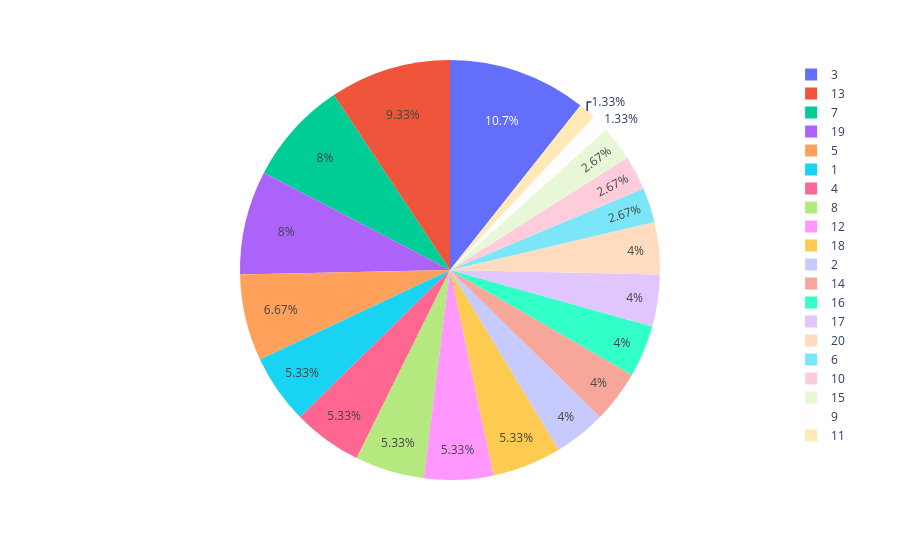

Notebook code cell kept with this figure:
### Code cell
# Compute total revenue cumulated by day
df_store = df.groupby('Store')['Week'].count().reset_index()
df_store.sort_values(by='Store',ascending= False)
fig = px.pie(df_store, names = "Store", values = "Week")
fig.show()

### Figure 1 — Plotly figure (JSON) as saved in the notebook; plotly's stock layout.template omitted (floating-point values rounded to 4 significant figures)
{"data": [{"domain": {"x": [0, 1], "y": [0, 1]}, "hovertemplate": "Store=%{label}<br>Week=%{value}<extra></extra>", "labels": [1, 2, 3, 4, 5, 6, 7, 8, 9, 10, 11, 12, 13, 14, 15, 16, 17, 18, 19, 20], "legendgroup": "", "name": "", "showlegend": true, "type": "pie", "values": [4, 3, 8, 4, 5, 2, 6, 4, 1, 2, 1, 4, 7, 3, 2, 3, 3, 4, 6, 3]}], "layout": {"legend": {"tracegroupgap": 0}, "margin": {"t": 60}}}
